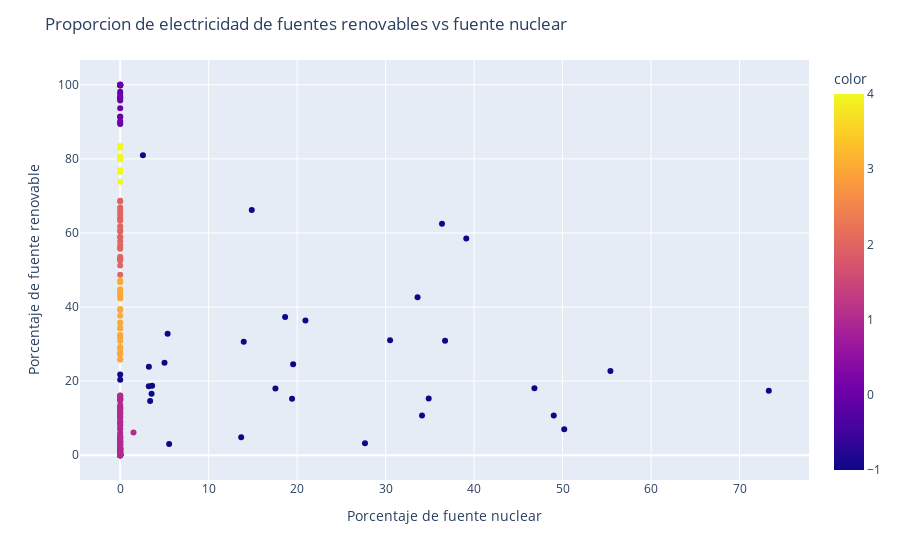

The cell this chart's notebook holds for it:
### Markdown cell above
Podemos agrupar los paises del mundo segun su dependencia de las fuentes fosiles para electricidad. <br>
Magenta (cluster0) --> totalmente dependiente de fuentes fosiles <br>
Naranja (cluster4) --> fuertemente dependiente de fuentes fosiles <br>
Rojo (cluster2) --> moderadamente dependiente de fuentes fosiles <br>
Amarillo (cluster3) --> levemente dependiente de fuentes fosiles <br>
Violeta (cluster1) --> en camino a independencia de fuentes fosiles<br>

### Code cell
fig = px.scatter(x=df["nuclear_share_elec"], y=df["renewables_share_elec"], color=df['cluster'])
fig.update_layout(
    xaxis_title="Porcentaje de fuente nuclear",
    yaxis_title="Porcentaje de fuente renovable",
)

# Agregar título al gráfico
fig.update_layout(
    title="Proporcion de electricidad de fuentes renovables vs fuente nuclear",
)
fig.show()

### Figure 1 — Plotly figure (JSON) as saved in the notebook; plotly's stock layout.template omitted (floating-point values rounded to 4 significant figures; data arrays with more than 128 entries replaced by an {"elided": "..."} marker saying what was removed)
{"data": [{"hovertemplate": "x=%{x}<br>y=%{y}<br>color=%{marker.color}<extra></extra>", "legendgroup": "", "marker": {"color": {"elided": "203 int values"}, "coloraxis": "coloraxis", "symbol": "circle"}, "mode": "markers", "name": "", "orientation": "v", "showlegend": false, "type": "scatter", "x": {"elided": "203 float values"}, "xaxis": "x", "y": {"elided": "203 float values"}, "yaxis": "y"}], "layout": {"coloraxis": {"colorbar": {"title": {"text": "color"}}, "colorscale": [[0, "#0d0887"], [0.1111, "#46039f"], [0.2222, "#7201a8"], [0.3333, "#9c179e"], [0.4444, "#bd3786"], [0.5556, "#d8576b"], [0.6667, "#ed7953"], [0.7778, "#fb9f3a"], [0.8889, "#fdca26"], [1, "#f0f921"]]}, "legend": {"tracegroupgap": 0}, "margin": {"t": 60}, "title": {"text": "Proporcion de electricidad de fuentes renovables vs fuente nuclear"}, "xaxis": {"anchor": "y", "domain": [0, 1], "title": {"text": "Porcentaje de fuente nuclear"}}, "yaxis": {"anchor": "x", "domain": [0, 1], "title": {"text": "Porcentaje de fuente renovable"}}}}
